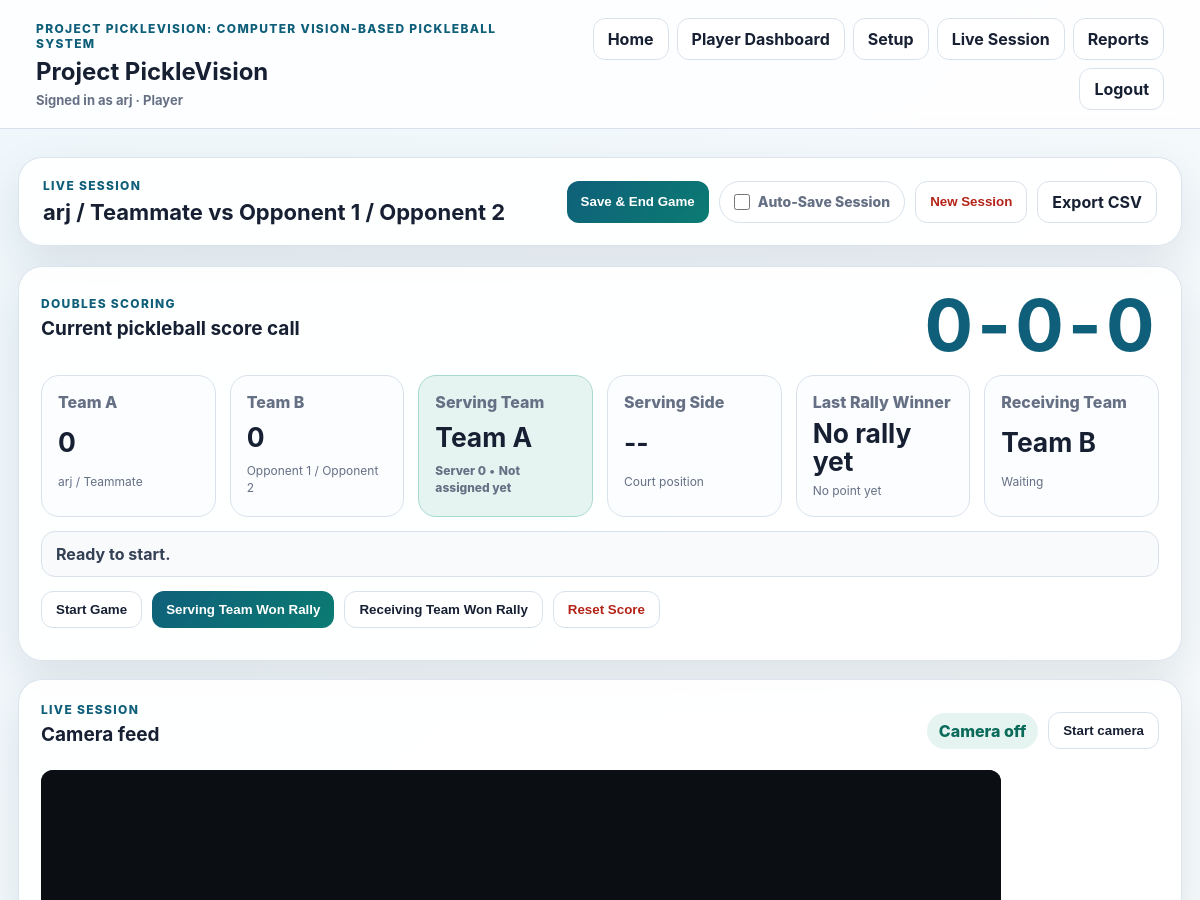
Before: /live-dashboard (signed in, upper part) with the older database file.
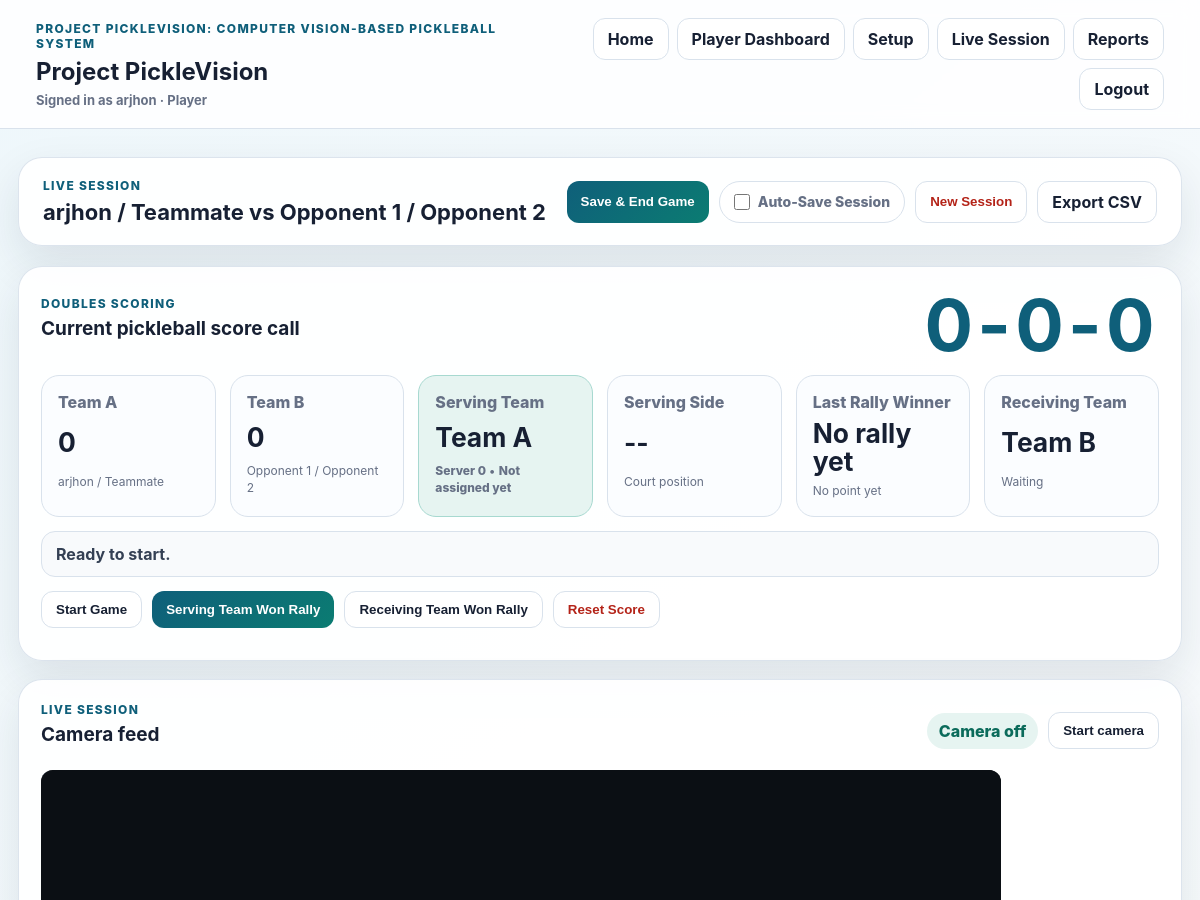
After: the same page with the newer database file.
### tables this page shows
CREATE TABLE users (
                id INTEGER PRIMARY KEY AUTOINCREMENT,
                full_name TEXT NOT NULL,
                email TEXT NOT NULL UNIQUE,
                password_hash TEXT NOT NULL,
                role TEXT NOT NULL DEFAULT 'coach',
                created_at TEXT NOT NULL
            );

### app.py (the view)
@app.route("/live-dashboard")
@login_required
def live_dashboard():
    return render_template(
        "dashboard.html",
        player_name=session.get("player_name", "Player 1"),
        teammate_name=session.get("teammate_name", "Teammate"),
        opponent_1=session.get("opponent_1", "Opponent 1"),
        opponent_2=session.get("opponent_2", "Opponent 2"),
        match_type=session.get("match_type", "doubles"),
    )

### ai/tracker_service.py (called while the page is built)
    def pop_new_ball_events(self) -> list[Dict[str, Any]]:
        with self._lock:
            if self._tracker is None:
                return []
            events = self._tracker.events
            new_events = events[self._events_cursor:]
            self._events_cursor = len(events)
            return [self._event_to_dict(e) for e in new_events]

### app.py (called while the page is built)
def db() -> sqlite3.Connection:
    conn = sqlite3.connect(DB_PATH, timeout=30, check_same_thread=False)
    conn.row_factory = sqlite3.Row
    conn.execute("PRAGMA busy_timeout = 30000")
    conn.execute("PRAGMA journal_mode = WAL")
    return conn

def column_exists(conn: sqlite3.Connection, table: str, column: str) -> bool:
    rows = conn.execute(f"PRAGMA table_info({table})").fetchall()
    return any(row["name"] == column for row in rows)

def current_user() -> Optional[Dict[str, Any]]:
    user_id = session.get("user_id")
    if not user_id:
        return None
    with db() as conn:
        row = conn.execute("SELECT * FROM users WHERE id = ?", (user_id,)).fetchone()
    return dict(row) if row else None

@app.context_processor
def inject_user():
    return {"current_user": current_user()}

### templates/dashboard.html (shortened to what the changed rows need)
{% extends "base.html" %}
{% block content %}
<section class="session-strip">
  <div>
    <p class="eyebrow">Live Session</p>
    {% if match_type == 'singles' %}
      <h2>{{ player_name }} vs {{ opponent_1 }}</h2>
    {% else %}
      <h2>{{ player_name }} / {{ teammate_name }} vs {{ opponent_1 }} / {{ opponent_2 }}</h2>
    {% endif %}
  </div>
</section>
<section class="panel score-panel">
  <div class="score-grid">
    <article class="score-card">
      <span id="teamALabel">
        {{ 'Player' if match_type == 'singles' else 'Team A' }}
      </span>
      <strong id="teamAScore">0</strong>
      {% if match_type == 'singles' %}
        <small id="teamAName">{{ player_name }}</small>
      {% else %}
        <small id="teamAName">{{ player_name }} / {{ teammate_name }}</small>
      {% endif %}
    </article>
  </div>
</section>
{% endblock %}

### templates/base.html (shortened to what this page needs)
<!doctype html>
<html lang="en">
<head>
  <link rel="stylesheet" href="{{ url_for('static', filename='style.css') }}">
</head>
<body>
  <header class="app-header">
    <div>
      <p class="eyebrow">Project PickleVision: Computer Vision-Based Pickleball System</p>
      <h1>Project PickleVision</h1>
      {% if current_user %}<p class="signed-in">Signed in as {{ current_user.full_name }} · {{ current_user.role|title }}</p>{% endif %}
    </div>
    <nav class="nav">
      <a href="{{ url_for('landing') }}">Home</a>
      {% if current_user %}
        {% if current_user.role == 'player' %}
          <a href="{{ url_for('player_dashboard') }}">Player Dashboard</a>
        {% else %}
          <a href="{{ url_for('coach_dashboard') }}">Coach Dashboard</a>
        {% endif %}
        <a href="{{ url_for('setup') }}">Setup</a>
        <a href="{{ url_for('live_dashboard') }}">Live Session</a>
        <a href="{{ url_for('reports') }}">Reports</a>
        <a href="{{ url_for('logout') }}">Logout</a>
      {% else %}
        <a href="{{ url_for('login') }}">Login</a>
        <a href="{{ url_for('signup') }}">Sign Up</a>
      {% endif %}
    </nav>
  </header>
  <main class="page-shell">
    {% block content %}{% endblock %}
  </main>
</body>
</html>

Changed rows visible on the page:
changed users "Player": full_name "arj" → "arjhon"
